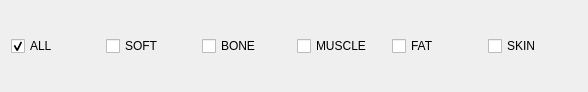
        <widget class="QWidget" name="page_pat_view_scan_tools_tissue">
         <property name="geometry">
          <rect>
           <x>0</x>
           <y>0</y>
           <width>588</width>
           <height>92</height>
          </rect>
         </property>
         <property name="styleSheet">
          <string notr="true"/>
         </property>
         <attribute name="label">
          <string>3D Tissues</string>
         </attribute>
         <layout class="QHBoxLayout" name="horizontalLayout_2">
          <item>
           <widget class="QCheckBox" name="checkBox_All">
            <property name="text">
             <string>ALL</string>
            </property>
            <property name="checked">
             <bool>true</bool>
            </property>
            <attribute name="buttonGroup">
             <string notr="true">page_pat_view_scan_check_group_tissue</string>
            </attribute>
           </widget>
          </item>
          <item>
           <widget class="QCheckBox" name="checkBox_Soft">
            <property name="text">
             <string>SOFT</string>
            </property>
            <attribute name="buttonGroup">
             <string notr="true">page_pat_view_scan_check_group_tissue</string>
            </attribute>
           </widget>
          </item>
          <item>
           <widget class="QCheckBox" name="checkBox_Bone">
            <property name="text">
             <string>BONE</string>
            </property>
            <attribute name="buttonGroup">
             <string notr="true">page_pat_view_scan_check_group_tissue</string>
            </attribute>
           </widget>
          </item>
          <item>
           <widget class="QCheckBox" name="checkBox_Muscle">
            <property name="text">
             <string>MUSCLE</string>
            </property>
            <attribute name="buttonGroup">
             <string notr="true">page_pat_view_scan_check_group_tissue</string>
            </attribute>
           </widget>
          </item>
          <item>
           <widget class="QCheckBox" name="checkBox_Fat">
            <property name="text">
             <string>FAT</string>
            </property>
            <attribute name="buttonGroup">
             <string notr="true">page_pat_view_scan_check_group_tissue</string>
            </attribute>
           </widget>
          </item>
          <item>
           <widget class="QCheckBox" name="checkBox_Skin">
            <property name="styleSheet">
             <string notr="true">c</string>
            </property>
            <property name="text">
             <string>SKIN</string>
            </property>
            <attribute name="buttonGroup">
             <string notr="true">page_pat_view_scan_check_group_tissue</string>
            </attribute>
           </widget>
          </item>
         </layout>
        </widget>
